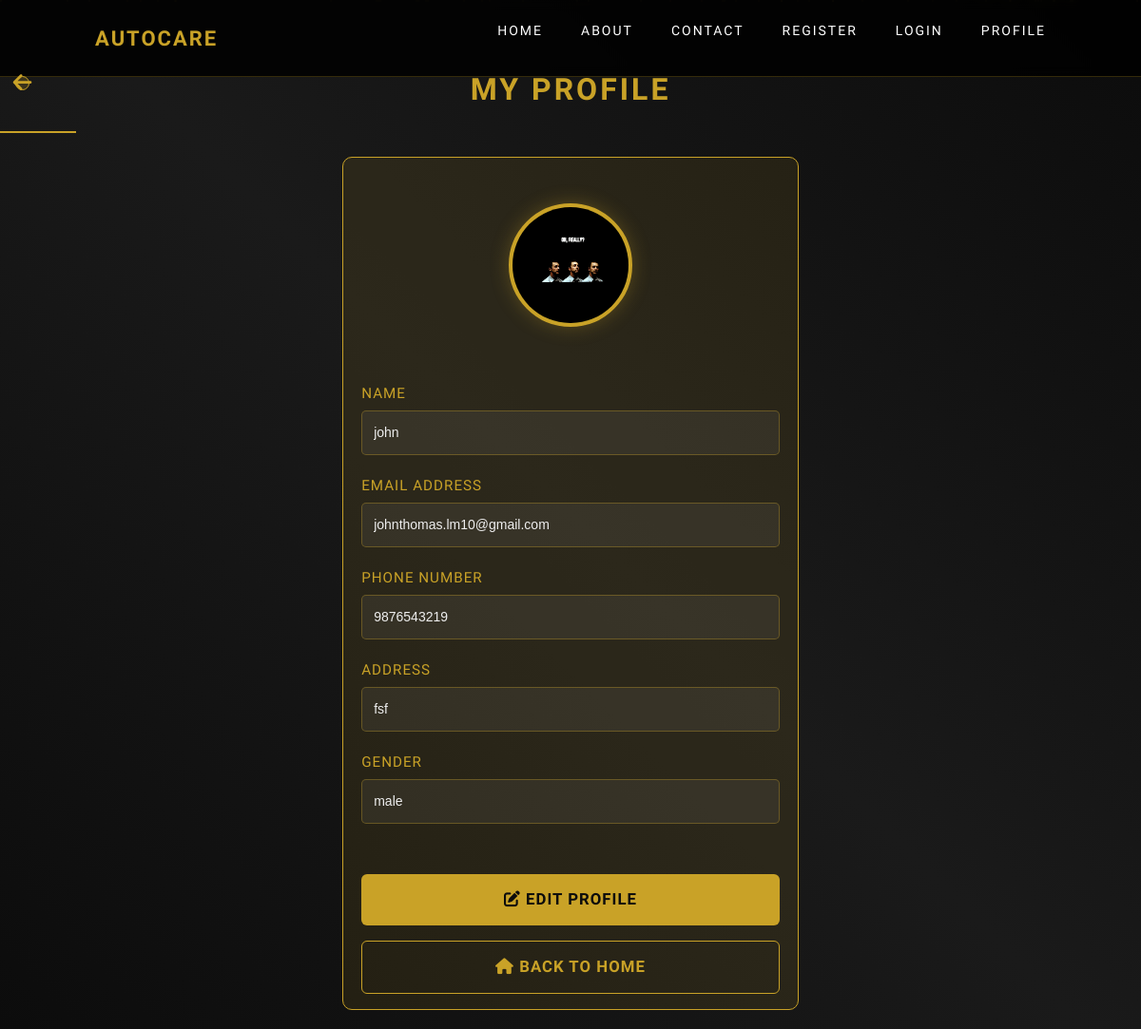
/profile/ (signed in), run on the app's committed database.
### app/models.py (models this page shows)
class user(models.Model):
    usernname = models.CharField(max_length=100)
    password = models.CharField(max_length=100)
    email = models.EmailField(unique=True)
    phone = models.CharField(max_length=15)
    address = models.TextField()
    profile_picture = models.ImageField(upload_to='profile_pics/', null=True, blank=True)
    gender = models.CharField(max_length=10, null=True, blank=True)  # Optional
    license = models.ImageField(upload_to='license/', null=True, blank=True)

### app/views.py (the view)
# urls.py: path('profile/', views.profile, name='profile'),
def profile(request):
    email = request.session.get('email')
    if not email:
        return render(request, 'user_profile.html', {'error': 'User not logged in'})
    cr = get_object_or_404(user, email=email)
    print(cr.profile_picture.url)
    user_info = {
        'first_name': cr.usernname,
        'address': cr.address,
        'phone': cr.phone,
        'email': cr.email,
        'password': cr.password,
        'gender': cr.gender,
        'image': cr.profile_picture,
    }
    return render(request, 'profile.html', user_info)

### app/templates/profile.html (shortened to what this page needs)
<!DOCTYPE html>
{%load static %}
<html lang="en">
<head>
    <link rel="stylesheet" href="https://cdnjs.cloudflare.com/ajax/libs/font-awesome/6.0.0/css/all.min.css">
    <link href="https://cdn.jsdelivr.net/npm/bootstrap@5.3.0/dist/css/bootstrap.min.css" rel="stylesheet">
    <link rel="stylesheet" href="{% static 'styles.css' %}">
</head>
<body>
<nav class="navbar">
    <div class="nav-logo">AUTOCARE</div>
    <ul class="nav-links">
        <li><a href="index.html">HOME</a></li>
        <li><a href="about.html">ABOUT</a></li>
        <li><a href="contact.html">CONTACT</a></li>
        <li><a href="register.html">REGISTER</a></li>
        <li><a href="login.html">LOGIN</a></li>
        <li><a href="profile.html">PROFILE</a></li>
    </ul>
</nav>
<button
    onclick="history.back()"
    style="position:fixed; top:80px; left:16px; z-index:1000; width:15px; height:15px; border-radius:50%; background:rgba(201,162,39,0.2); border:1px solid #c9a227; color:#c9a227; font-size:1.4rem; display:flex; align-items:center; justify-content:center; cursor:pointer;"
>
    <i class="fas fa-arrow-left"></i>
</button>
<div class="particles" id="particles"></div>
<div class="page-content" id="pageContent">
    <div style="text-align: center;">
        <div class="section-title">MY PROFILE</div>
        <div class="divider"></div>
    </div>
    <div class="form-container">
        <div style="text-align: center; margin-bottom: 30px;">
            <div class="profile-image-wrapper">
                {% if image %}
                    <img src="{{ image.url }}" alt="Profile">
                {% else %}
                    <i class="fas fa-user" style="font-size: 48px; color: #0c0c0c;"></i>
                {% endif %}
            </div>
        </div>
        <div class="form-group">
            <label>NAME</label>
            <input type="text" value="{{ first_name }}" readonly>
        </div>
        <div class="form-group">
            <label>EMAIL ADDRESS</label>
            <input type="email" value="{{ email }}" readonly>
        </div>
        <div class="form-group">
            <label>PHONE NUMBER</label>
            <input type="tel" value="{{ phone }}" readonly>
        </div>
        <div class="form-group">
            <label>ADDRESS</label>
            <input type="text" value="{{ address }}" readonly>
        </div>
        <div class="form-group">
            <label>GENDER</label>
            <input type="text" value="{{ gender }}" readonly>
        </div>
        <div class="action-buttons">
            <button class="btn" onclick="editProfile()">
                <i class="fas fa-edit"></i> EDIT PROFILE
            </button>
            <button class="btn" onclick="goHome()"
                    style="background: transparent; border: 1px solid #c9a227; color: #c9a227;">
                <i class="fas fa-home"></i> BACK TO HOME
            </button>
        </div>
    </div>
</div>
</body>
</html>

### app/static/styles.css (style rules this page uses)
* { margin:0; padding:0; box-sizing:border-box; }
html { scroll-behavior: smooth; }
body { background:#0c0c0c; font-family:'Oswald', sans-serif; color:white; overflow-x:hidden; opacity: 1 !important; animation: pageFadeIn 0.8s ease-out forwards; }
.navbar { position: fixed; top: 0; left: 0; width: 100%; padding: 20px 100px; display: flex; justify-content: space-between; align-items: center; background: rgba(12, 12, 12, 0.9); backdrop-filter: blur(10px); z-index: 1000; }
.nav-logo { color: #c9a227; font-size: 22px; font-weight: 700; letter-spacing: 2px; }
.nav-links { list-style: none; display: flex; gap: 40px; }
.nav-links a { text-decoration: none; color: white; font-size: 14px; letter-spacing: 2px; position: relative; transition: all 0.4s cubic-bezier(0.4, 0, 0.2, 1); transform: translateY(0); }
.nav-links a::after { content: ''; position: absolute; left: 0; bottom: -5px; width: 0; height: 2px; background: #c9a227; transition: all 0.4s cubic-bezier(0.4, 0, 0.2, 1); }
body::before { content: ''; position: fixed; top: 0; left: 0; width: 100%; height: 100%; background: linear-gradient(45deg, #0c0c0c 0%, #1a1a1a 50%, #0c0c0c 100%); z-index: -2; }
.particles { position: fixed; width: 100%; height: 100%; top: 0; left: 0; z-index: 1; pointer-events: none; }
.section-title { font-size:32px; font-weight:600; color:#c9a227; letter-spacing:3px; margin-bottom:20px; opacity: 0; animation: fadeInUp 0.8s cubic-bezier(0.4, 0, 0.2, 1) 0.5s forwards; }
.divider { width:80px; height:2px; background:#c9a227; margin-bottom:25px; opacity: 0; animation: expandLine 0.6s cubic-bezier(0.4, 0, 0.2, 1) 0.7s forwards; transform-origin: left; }
.form-container { background: rgba(201, 162, 39, 0.1); border: 1px solid #c9a227; padding: 40px; border-radius: 10px; max-width: 500px; margin: 0 auto; }
.form-group { margin-bottom: 20px; }
.form-group label { display: block; color: #c9a227; margin-bottom: 8px; font-size: 14px; letter-spacing: 1px; }
.form-group input, .form-group textarea { width: 100%; padding: 12px; background: rgba(255, 255, 255, 0.1); border: 1px solid #c9a227; color: white; font-family: Arial, sans-serif; font-size: 14px; border-radius: 5px; transition: all 0.4s cubic-bezier(0.4, 0, 0.2, 1); }
.form-group input::placeholder, .form-group textarea::placeholder { color: #666; }
.btn { background: #c9a227; color: #0c0c0c; padding: 12px 30px; border: none; font-family: 'Oswald', sans-serif; font-weight: 600; font-size: 14px; letter-spacing: 1px; cursor: pointer; transition: all 0.4s cubic-bezier(0.4, 0, 0.2, 1); text-transform: uppercase; position: relative; overflow: hidden; }
.btn::before { content: ''; position: absolute; top: 0; left: -100%; width: 100%; height: 100%; background: linear-gradient(90deg, transparent, rgba(255, 255, 255, 0.2), transparent); transition: left 0.6s; }
.page-content { opacity: 0; transform: translateY(30px); transition: opacity 0.8s ease-out, transform 0.8s ease-out; position: relative; z-index: 10; padding-top: 120px; }
.page-content.loaded { opacity: 1; transform: translateY(0); }
.form-group input { width: 100%; padding: 12px; font-size: 14px; }
.btn { padding: 12px; font-size: 16px; }
.particles { overflow: hidden; }

### data on the page
user: usernname "john", email "johnthomas.lm10@gmail.com", phone "9876543219", address "fsf", gender "male"
